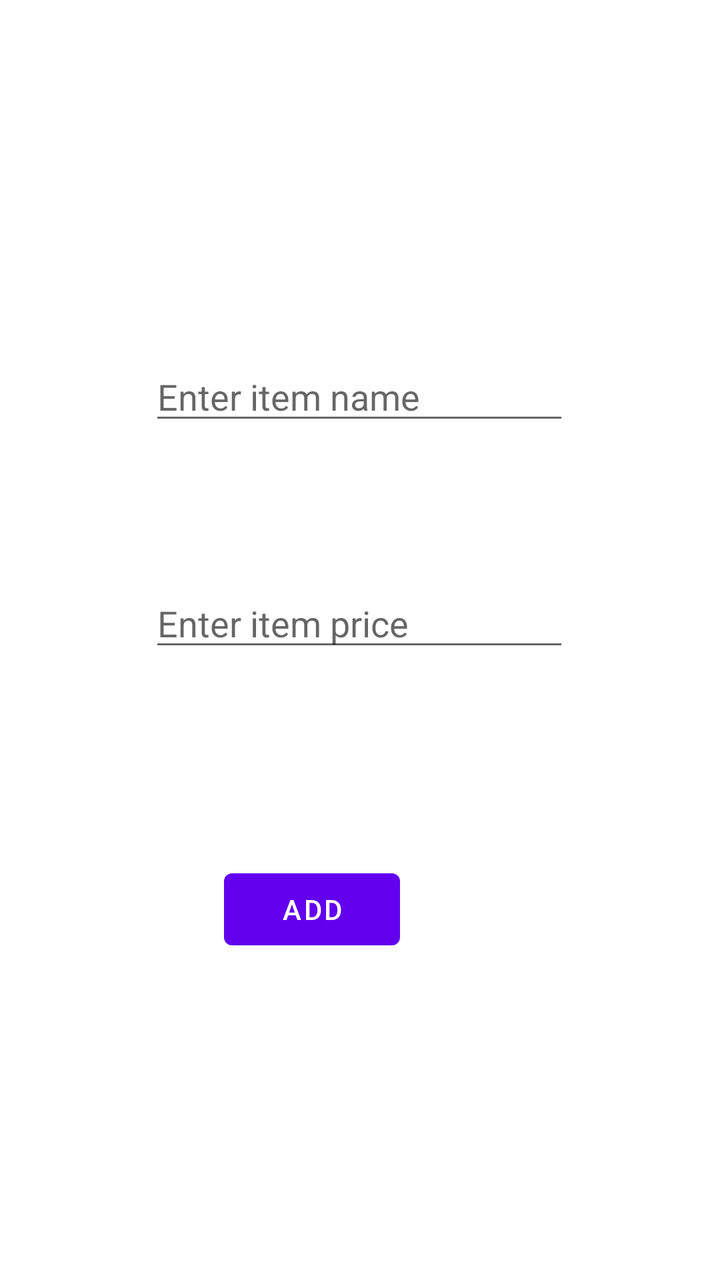
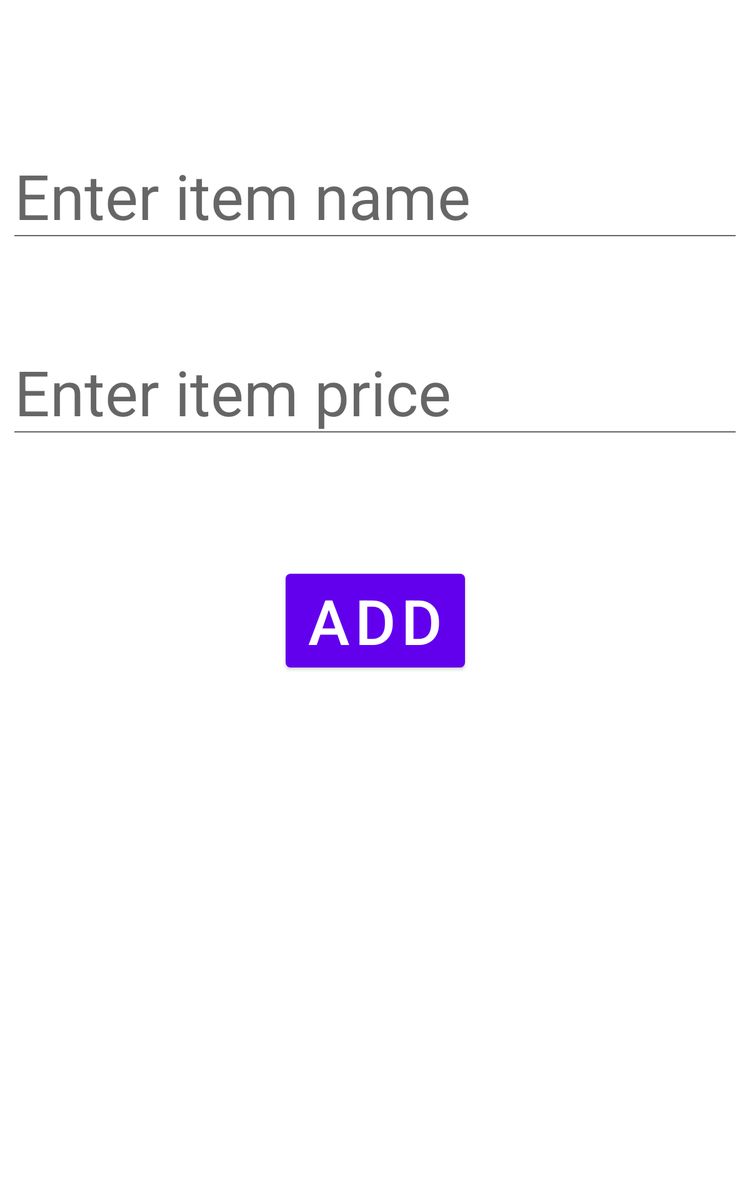

An Android layout and its configuration variant, each rendered on a device that would load it. The default file and the variant file are quoted in full after the pictures.
<!-- AndroidManifest.xml: application theme Theme.Ebudget -->
<!-- res/layout/fragment_additem_category.xml -->
<?xml version="1.0" encoding="utf-8"?>
<androidx.constraintlayout.widget.ConstraintLayout xmlns:android="http://schemas.android.com/apk/res/android"
    xmlns:app="http://schemas.android.com/apk/res-auto"
    android:layout_width="match_parent"
    android:layout_height="match_parent">

    <EditText
        android:id="@+id/name_input"
        android:layout_width="wrap_content"
        android:layout_height="wrap_content"
        android:layout_marginTop="176dp"
        android:ems="10"
        android:hint="Enter item name"
        android:inputType="text"
        app:layout_constraintEnd_toEndOf="parent"
        app:layout_constraintHorizontal_bias="0.497"
        app:layout_constraintStart_toStartOf="parent"
        app:layout_constraintTop_toTopOf="parent" />

    <EditText
        android:id="@+id/price_input"
        android:layout_width="wrap_content"
        android:layout_height="wrap_content"
        android:layout_marginTop="72dp"
        android:ems="10"
        android:hint="Enter item price"
        android:inputType="numberDecimal"
        app:layout_constraintEnd_toEndOf="parent"
        app:layout_constraintHorizontal_bias="0.497"
        app:layout_constraintStart_toStartOf="parent"
        app:layout_constraintTop_toBottomOf="@+id/name_input" />

    <Button
        android:id="@+id/add_button"
        android:layout_width="wrap_content"
        android:layout_height="wrap_content"
        android:layout_marginTop="100dp"
        android:layout_marginEnd="160dp"
        android:text="Add"
        app:layout_constraintEnd_toEndOf="parent"
        app:layout_constraintTop_toBottomOf="@+id/price_input" />

</androidx.constraintlayout.widget.ConstraintLayout>
<!-- resources referenced by this layout -->
<resources>
  <style name="Theme.Ebudget" parent="Theme.MaterialComponents.DayNight.DarkActionBar">
          
          <item name="colorPrimary">@color/purple_500</item>
          <item name="colorPrimaryVariant">@color/purple_700</item>
          <item name="colorOnPrimary">@color/white</item>
          
          <item name="colorSecondary">@color/teal_200</item>
          <item name="colorSecondaryVariant">@color/teal_700</item>
          <item name="colorOnSecondary">@color/black</item>
          
          <item name="android:statusBarColor" tools:targetApi="l">?attr/colorPrimaryVariant</item>
          
      </style>
</resources>
<!-- res/layout-sw600dp/fragment_additem_category.xml (the repository's variant of the layout above) -->
<!-- drawn on a 7-inch tablet held upright -->
<?xml version="1.0" encoding="utf-8"?>
<androidx.constraintlayout.widget.ConstraintLayout xmlns:android="http://schemas.android.com/apk/res/android"
    xmlns:app="http://schemas.android.com/apk/res-auto"
    android:layout_width="match_parent"
    android:layout_height="match_parent">

    <EditText
        android:id="@+id/name_input"
        android:layout_width="wrap_content"
        android:layout_height="wrap_content"
        android:ems="10"
        android:hint="Enter item name"
        android:inputType="text"
        android:textSize="50dp"
        app:layout_constraintBottom_toBottomOf="parent"
        app:layout_constraintEnd_toEndOf="parent"
        app:layout_constraintHorizontal_bias="0.502"
        app:layout_constraintStart_toStartOf="parent"
        app:layout_constraintTop_toTopOf="parent"
        app:layout_constraintVertical_bias="0.129" />

    <EditText
        android:id="@+id/price_input"
        android:layout_width="wrap_content"
        android:layout_height="wrap_content"
        android:layout_marginTop="72dp"
        android:ems="10"
        android:hint="Enter item price"
        android:inputType="numberDecimal"
        android:textSize="50dp"
        app:layout_constraintBottom_toBottomOf="parent"
        app:layout_constraintEnd_toEndOf="parent"
        app:layout_constraintHorizontal_bias="0.502"
        app:layout_constraintStart_toStartOf="parent"
        app:layout_constraintTop_toBottomOf="@+id/name_input"
        app:layout_constraintVertical_bias="0.002" />

    <Button
        android:id="@+id/add_button"
        android:layout_width="wrap_content"
        android:layout_height="wrap_content"
        android:layout_marginTop="96dp"
        android:text="Add"
        android:textSize="50dp"
        app:layout_constraintBottom_toBottomOf="parent"
        app:layout_constraintEnd_toEndOf="parent"
        app:layout_constraintStart_toStartOf="parent"
        app:layout_constraintTop_toBottomOf="@+id/price_input"
        app:layout_constraintVertical_bias="0.007" />

</androidx.constraintlayout.widget.ConstraintLayout>
